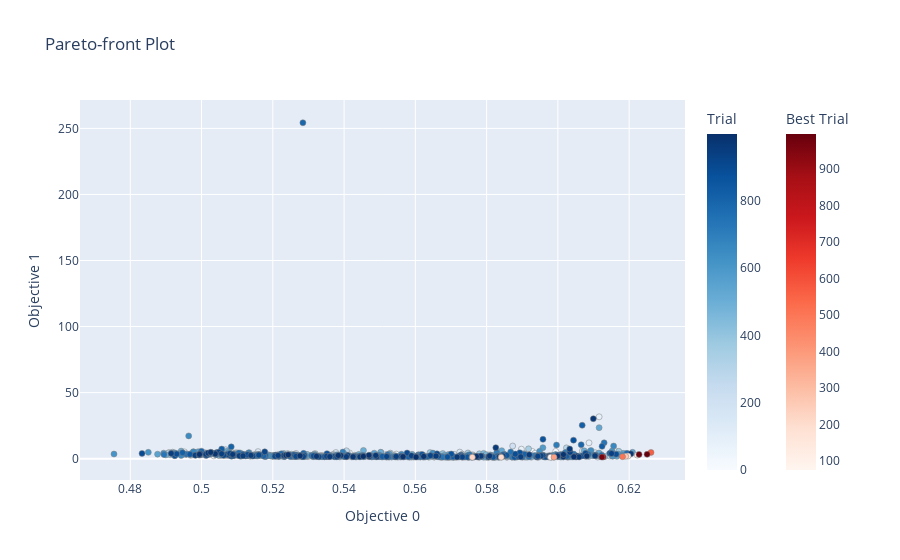

Notebook source saved alongside this figure:
### Code cell
optuna.visualization.plot_pareto_front(study, include_dominated_trials=True)

### Figure 1 — Plotly figure (JSON) as saved in the notebook; plotly's stock layout.template omitted (floating-point values rounded to 4 significant figures; data arrays with more than 128 entries replaced by an {"elided": "..."} marker saying what was removed)
{"data": [{"hovertemplate": "%{text}<extra>Trial</extra>", "marker": {"color": {"elided": "987 int values"}, "colorbar": {"title": {"text": "Trial"}}, "colorscale": [[0, "rgb(247,251,255)"], [0.125, "rgb(222,235,247)"], [0.25, "rgb(198,219,239)"], [0.375, "rgb(158,202,225)"], [0.5, "rgb(107,174,214)"], [0.625, "rgb(66,146,198)"], [0.75, "rgb(33,113,181)"], [0.875, "rgb(8,81,156)"], [1, "rgb(8,48,107)"]], "line": {"color": "Grey", "width": 0.5}}, "mode": "markers", "showlegend": false, "text": {"elided": "987 str values"}, "type": "scatter", "x": {"elided": "987 float values"}, "y": {"elided": "987 float values"}}, {"hovertemplate": "%{text}<extra>Best Trial</extra>", "marker": {"color": [75, 107, 134, 196, 220, 261, 377, 502, 565, 896, 967, 987, 996], "colorbar": {"title": {"text": "Best Trial"}, "x": 1.1, "xpad": 40}, "colorscale": [[0, "rgb(255,245,240)"], [0.125, "rgb(254,224,210)"], [0.25, "rgb(252,187,161)"], [0.375, "rgb(252,146,114)"], [0.5, "rgb(251,106,74)"], [0.625, "rgb(239,59,44)"], [0.75, "rgb(203,24,29)"], [0.875, "rgb(165,15,21)"], [1, "rgb(103,0,13)"]], "line": {"color": "Grey", "width": 0.5}}, "mode": "markers", "showlegend": false, "text": ["{<br>  \"number\": 75,<br>  \"values\": [<br>    0.597943570086906,<br>    1.1058484549495695<br>  ],<br>  \"params\": {<br>    \"pi1_prob\": 0.15795382161141383,<br>    \"pi2_prob\": 0.7310022289664554<br>  }<br>}", "{<br>  \"number\": 107,<br>  \"values\": [<br>    0.6222937934826224,<br>    2.654751650971577<br>  ],<br>  \"params\": {<br>    \"pi1_prob\": 0.030444489471071395,<br>    \"pi2_prob\": 0.7352902028943418<br>  }<br>}", "{<br>  \"number\": 134,<br>  \"values\": [<br>    0.6196913662201708,<br>    1.9356282695434197<br>  ],<br>  \"params\": {<br>    \"pi1_prob\": 0.07331571345977131,<br>    \"pi2_prob\": 0.4500234622629225<br>  }<br>}", "{<br>  \"number\": 196,<br>  \"values\": [<br>    0.5840891236271148,<br>    1.0909324001342025<br>  ],<br>  \"params\": {<br>    \"pi1_prob\": 0.2660972262205136,<br>    \"pi2_prob\": 0.6231115696007271<br>  }<br>}", "{<br>  \"number\": 220,<br>  \"values\": [<br>    0.5759923772760543,<br>    1.0584975359571551<br>  ],<br>  \"params\": {<br>    \"pi1_prob\": 0.36694010488103335,<br>    \"pi2_prob\": 0.5245894594182618<br>  }<br>}", "{<br>  \"number\": 261,<br>  \"values\": [<br>    0.6190263170354108,<br>    1.7284926137584726<br>  ],<br>  \"params\": {<br>    \"pi1_prob\": 0.03993290542592277,<br>    \"pi2_prob\": 0.6819710155622363<br>  }<br>}", "{<br>  \"number\": 377,<br>  \"values\": [<br>    0.598918545973508,<br>    1.1207369295455334<br>  ],<br>  \"params\": {<br>    \"pi1_prob\": 0.27453496154369544,<br>    \"pi2_prob\": 0.6365221463297178<br>  }<br>}", "{<br>  \"number\": 502,<br>  \"values\": [<br>    0.6181401149940768,<br>    1.490894040116224<br>  ],<br>  \"params\": {<br>    \"pi1_prob\": 0.0535356777038497,<br>    \"pi2_prob\": 0.8324357043749598<br>  }<br>}", "{<br>  \"number\": 565,<br>  \"values\": [<br>    0.6261320184971773,<br>    4.709661874651038<br>  ],<br>  \"params\": {<br>    \"pi1_prob\": 0.012043989218677498,<br>    \"pi2_prob\": 0.19651564869665922<br>  }<br>}", "{<br>  \"number\": 896,<br>  \"values\": [<br>    0.6127153205733333,<br>    1.2678024548025004<br>  ],<br>  \"params\": {<br>    \"pi1_prob\": 0.06843301281642358,<br>    \"pi2_prob\": 0.7554838083676747<br>  }<br>}", "{<br>  \"number\": 967,<br>  \"values\": [<br>    0.6123558265238377,<br>    1.1627236750054362<br>  ],<br>  \"params\": {<br>    \"pi1_prob\": 0.15655829248498443,<br>    \"pi2_prob\": 0.6949876118610917<br>  }<br>}", "{<br>  \"number\": 987,<br>  \"values\": [<br>    0.6227859825088303,<br>    3.1999347442316415<br>  ],<br>  \"params\": {<br>    \"pi1_prob\": 0.01473951138876045,<br>    \"pi2_prob\": 0.5456038323559768<br>  }<br>}", "{<br>  \"number\": 996,<br>  \"values\": [<br>    0.6250365274081542,<br>    3.280877127317804<br>  ],<br>  \"params\": {<br>    \"pi1_prob\": 0.03737662494028908,<br>    \"pi2_prob\": 0.6356573679427473<br>  }<br>}"], "type": "scatter", "x": [0.5979, 0.6223, 0.6197, 0.5841, 0.576, 0.619, 0.5989, 0.6181, 0.6261, 0.6127, 0.6124, 0.6228, 0.625], "y": [1.106, 2.655, 1.936, 1.091, 1.058, 1.728, 1.121, 1.491, 4.71, 1.268, 1.163, 3.2, 3.281]}], "layout": {"title": {"text": "Pareto-front Plot"}, "xaxis": {"title": {"text": "Objective 0"}}, "yaxis": {"title": {"text": "Objective 1"}}}}
